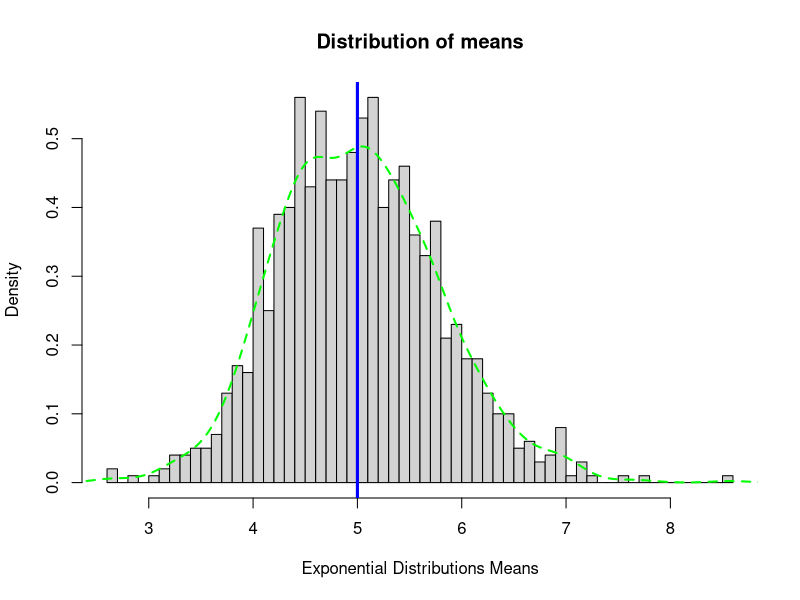
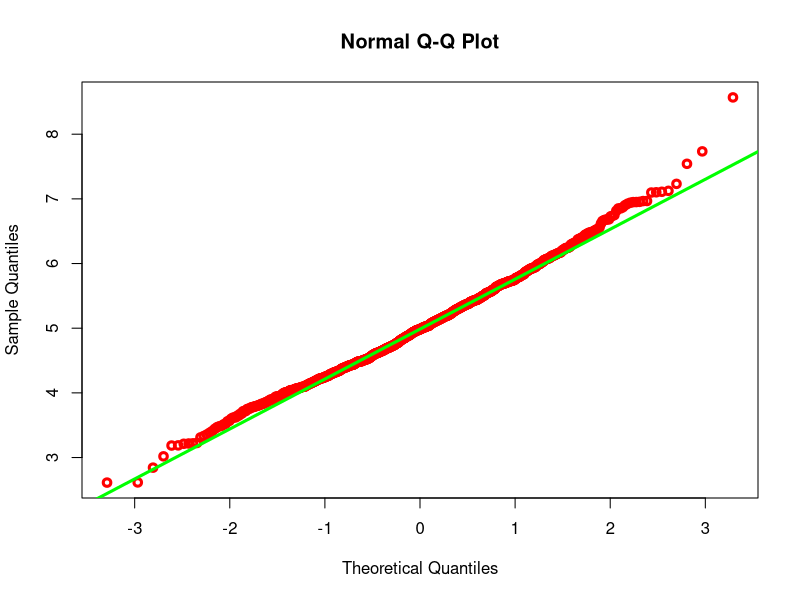
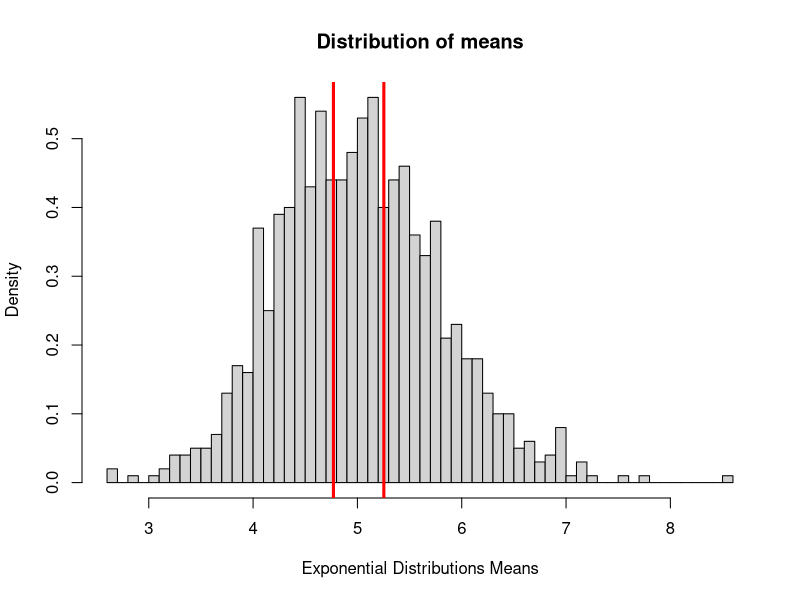

Generate these figures, in order, with R:
## ---- chunk 1
set.seed(1994)
lambda <- 0.2
numTests <- 1000
testCount <- 40
data <- matrix(rexp(numTests * testCount, rate=lambda), nrow = numTests)
means <- rowMeans(data)

# Compute the mean of each row of the generated data.
meanDist <- apply(data, 1, mean)
## ---- chunk 2
centre <- round(mean(meanDist), 3)
theoreticalmean <- round(1/lambda, 3)

SD <- round(sd(meanDist), 3)
theoreticalSD <- round(1/(lambda * sqrt(testCount)), 3)

var <- round(var(meanDist), 3)
theoreticalvar <- round((1/(lambda * sqrt(testCount)))^2, 3)
## ---- chunk 3
# plot the histogram of the means
hist(means, breaks=50, prob=TRUE,
     main="Distribution of means",
     xlab="Exponential Distributions Means",
     ylab="Density")
lines(density(means), col="green", lwd=2, lty=2)
# show the mean of distribution
abline(v=1/lambda, col="blue", lwd=3)
## ---- chunk 4
qqnorm(means, col="red", lwd=3)
qqline(means, col="green", lwd=3)
## ---- chunk 5
CI <- 1.96
ll <- mean(means) - CI * (sd(means)/sqrt(testCount))
ul <- mean(means) + CI * (sd(means)/sqrt(testCount))
## ---- chunk 6
# plot the histogram of the means
hist(means, breaks=50, prob=TRUE,
     main="Distribution of means",
     xlab="Exponential Distributions Means",
     ylab="Density")
# show the two CIs
abline(v=c(ll, ul), col="red", lwd=3)
